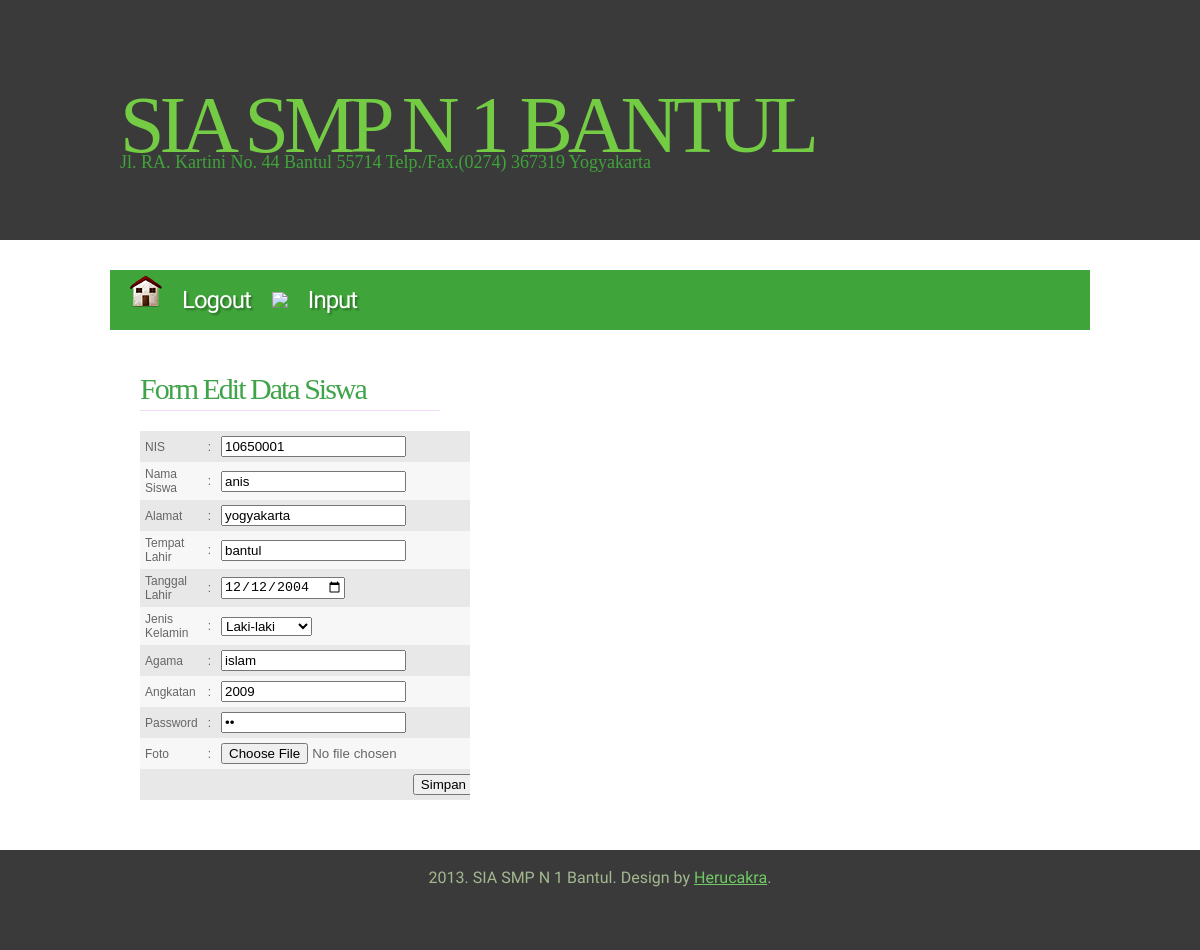
The app's page /edit_siswa.php?nis=10650001 (signed in) with its own data.
### tables this page shows
CREATE TABLE IF NOT EXISTS `siswa` (
  `nis` varchar(10) NOT NULL,
  `nm_siswa` varchar(30) NOT NULL,
  `password` varchar(30) NOT NULL,
  `almt_siswa` text NOT NULL,
  `tmp_lahir` varchar(20) NOT NULL,
  `tgl_lahir` date NOT NULL,
  `jk` varchar(10) NOT NULL,
  `agama` varchar(10) NOT NULL,
  `th_ajar` varchar(10) NOT NULL,
  `angkatan` varchar(10) NOT NULL,
  PRIMARY KEY (`nis`)
);

### edit_siswa.php (the view, shortened to what this page needs)
<?php
$id = $_GET['nis'];
$query = mysql_query("select * from siswa where nis='$id'") or die(mysql_error());
$data = mysql_fetch_array($query);
?>
<html>
<head>
<link href="style.css" rel="stylesheet" type="text/css" media="screen" />
</head>
<body>
<div id="wrapper">
	<div id="header-wrapper">
		<div id="header">
			<div id="logo">
				<h1><a href="#">SIA SMP N 1 Bantul</a></h1>
				<p>Jl. RA. Kartini No. 44 Bantul 55714 Telp./Fax.(0274) 367319 Yogyakarta</p>
			</div>
		</div>
	</div>
	<div id="menu-wrapper">
		<ul id="menu">
		<li><a href="logout.php"><img src ="images/home.png" /><span>Logout</span></a></li>
		<li><img src ="images/nilai.png" /><span>Input</span></a>
		</li>
		</ul>
	</div>
	<div id="page">
		<div id="sidebar-bg">
			<div id="sidebar">
				<h2>Form Edit Data Siswa</h2>
<form enctype="multipart/form-data" name="input_data" action="update_siswa.php" method="post">
<table border="0" cellpadding="5" cellspacing="0">
    <tbody>
        <tr class='dark'>
            <td>NIS</td>
            <td>:</td>
            <td><input type="text" name="nis" maxlength="20" required="required" value="<?php echo $data['nis']; ?>" /></td>
        </tr>
        <tr class='light'>
            <td>Nama Siswa</td>
            <td>:</td>
            <td><input type="text" name="nm_siswa" maxlength="20" required="required" value="<?php echo $data['nm_siswa']; ?>" /></td>
        </tr>
        <tr class='dark'>
            <td>Alamat</td>
            <td>:</td>
            <td><input type="textarea" name="almt_siswa" required="required" value="<?php echo $data['almt_siswa']; ?>" /></td>
        </tr>
        <tr class='light'>
            <td>Tempat Lahir</td>
            <td>:</td>
            <td><input type="text" name="tmp_lahir" required="required"value="<?php echo $data['tmp_lahir']; ?>"  /></td>
        </tr>
        <tr class='dark'>
            <td>Tanggal Lahir</td>
            <td>:</td>
            <td><input type="date" name="tgl_lahir"  required="required" value="<?php echo $data['tgl_lahir']; ?>" /></td>
        </tr>
		<tr class='light'><td>Jenis Kelamin</td>
		<td>:</td>
			<td><select name="jk" value="<?php echo $data['jk']?>">
				<option value="L">Laki-laki</option>
			</select></td></tr>
        <tr class='dark'>
            <td>Agama</td>
            <td>:</td>
            <td><input type="text" name="agama" required="required" value="<?php echo $data['agama']; ?>" /></td>
        </tr>
		<tr class='light'>
            <td>Angkatan</td>
            <td>:</td>
            <td><input type="year" name="angkatan" required="required" value="<?php echo $data['angkatan']; ?>" /></td>
        </tr>
        <tr class='dark'>
            <td>Password</td>
            <td>:</td>
            <td><input type="password" name="password" maxlength="14" required="required" value="<?php echo $data['password']; ?>" /></td>
        </tr>
		<tr class='light'>
			<td>Foto</td>
			<td>:</td>
			<td><input type="file" name="gb" value="<?php echo $data['gb']; ?>" /></td>
		</tr>
        <tr class='dark'>
            <td align="right" colspan="3"><input type="submit" name="submit" value="Simpan" /></td>
        </tr>
    </tbody>
</table>
</form>
			</div>
		</div>
		<div style="clear: both;">&nbsp;</div>
	</div>
</div>
<div id="footer">
	<p>2013. SIA SMP N 1 Bantul. Design by <a href="http://www.smpn1bantul.net">Herucakra</a>.</p>
</div>
</body>
</html>

### style.css (style rules this page uses)
body { margin: 0; padding: 0; background: #FFFFFF; font-family: Arial, Helvetica, sans-serif; font-size: 14px; color: #181B20; }
h1, h2, h3 { margin: 0px; padding: 0px; font-family: 'Arvo', serif; font-weight: 400; color: #3FA449; }
table tbody { font-size: 12px; }
table tbody tr.light { color:#666666; background-color:#F7F7F7; }
table tbody tr.dark { color:#666666; background-color:#E8E8E8; }
h1 { font-size: 2em; }
h2 { font-size: 2.4em; }
p, ul, ol { margin-top: 0; line-height: 180%; }
a { text-decoration: none; color: #9C9A9A; }
#wrapper { margin: 0 auto; padding: 0; }
#header-wrapper { height: 240px; background: #3A3A3A; margin-bottom: 30px; }
#header { width: 960px; height: 240px; margin: 0 auto; }
#logo { width: 980px; height: 100px; margin: 0px auto; padding: 80px 0px 0px 0px; color: #3FA43A; }
#logo h1, #logo p { display: block; margin: 0px; padding: 0px; }
#logo h1 { letter-spacing: -5px; text-align: left; text-transform: uppercase; font-size: 80px; color: #3FA43A; }
#logo h1 a { color: #73CC43; }
#logo p { margin-top: -25px; text-align: left; font-family: 'Arvo', serif; font-size: 18px; }
#logo a { border: none; background: none; text-decoration: none; color: #3FA43A; }
#menu-wrapper { width: 980px; height: 60px; margin: 0px auto; padding: 0px; background: #3FA43A; }
#menu { margin: 0; padding: 0px 20px; list-style: none; line-height: 60px; letter-spacing: -1px; text-decoration: none; text-shadow: 2px 2px 2px rgba(0,0,0,.3); font-family: 'Abel', sans-serif; font-size: 24px; font-weight: normal; color: #FFFFFF; }
#menu li { float: left; margin-right: 1px; }
#menu a { display: block; float: left; height: 60px; margin: 0px; color: #FFFFFF; }
#menu span { padding: 0px 20px; }
#page { width: 980px; margin: 0px auto; padding: 0px; }
#sidebar-bg { float: left; width: 330px; }
#sidebar { overflow: hidden; width: 300px; padding: 30px 30px 20px 30px; }
#sidebar h2 { height: 38px; margin-bottom: 20px; padding: 12px 0 0 0px; border-bottom: 1px solid #F1DAF7; letter-spacing: -2px; font-size: 30px; color: #3FA449; }
#footer { height: 100px; background: #3A3A3A; }
#footer p { margin: 0; padding-top: 18px; line-height: normal; text-align: center; font-family: 'Abel', sans-serif; font-size: 16px; color: #A4B890; }
#footer a { text-decoration: underline; color: #70C964; }

### records on screen
siswa: nis "10650001", nm_siswa "anis", almt_siswa "yogyakarta", tgl_lahir "12/12/2004", jk "Laki-laki", agama "islam", angkatan "2009"
